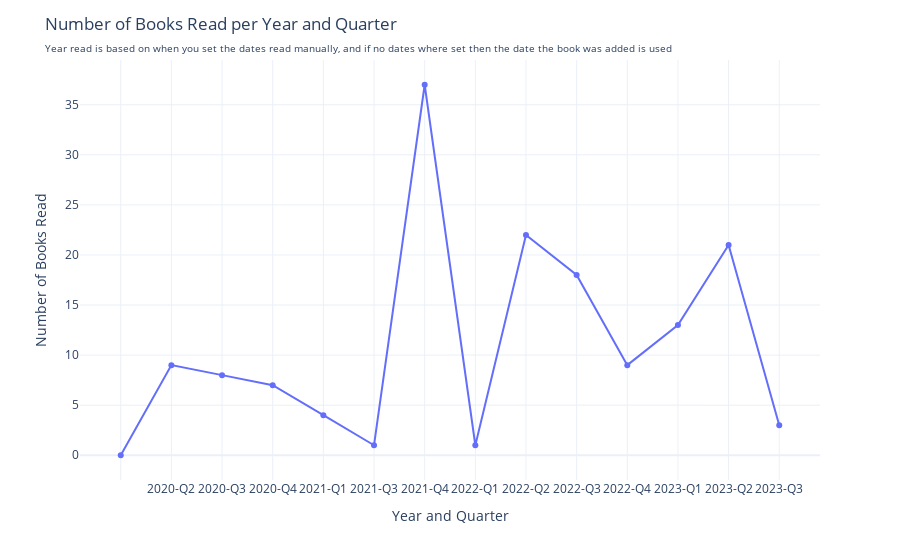

This figure's notebook cell:
### Markdown cell above
# Vizualising timeline of books read.

### Code cell
from apps.viz import viz_year_read
viz_year_read(myreads).show()

### Figure 1 — Plotly figure (JSON) as saved in the notebook; plotly's stock layout.template omitted (floating-point values rounded to 4 significant figures)
{"data": [{"hovertemplate": "Year_Quarter=%{x}<br>Books Read=%{y}<extra></extra>", "legendgroup": "", "line": {"color": "#636efa", "dash": "solid"}, "marker": {"symbol": "circle"}, "mode": "lines+markers", "name": "", "orientation": "v", "showlegend": false, "type": "scatter", "x": ["", "2020-Q2", "2020-Q3", "2020-Q4", "2021-Q1", "2021-Q3", "2021-Q4", "2022-Q1", "2022-Q2", "2022-Q3", "2022-Q4", "2023-Q1", "2023-Q2", "2023-Q3"], "xaxis": "x", "y": [0, 9, 8, 7, 4, 1, 37, 1, 22, 18, 9, 13, 21, 3], "yaxis": "y"}], "layout": {"legend": {"tracegroupgap": 0}, "margin": {"t": 60}, "showlegend": false, "title": {"text": "Number of Books Read per Year and Quarter<span style=\"font-size: 10px;\"><br>Year read is based on when you set the dates read manually, and if no dates where set then the date the book was added is used</span>"}, "xaxis": {"anchor": "y", "domain": [0, 1], "title": {"text": "Year and Quarter"}}, "yaxis": {"anchor": "x", "domain": [0, 1], "title": {"text": "Number of Books Read"}}}}
